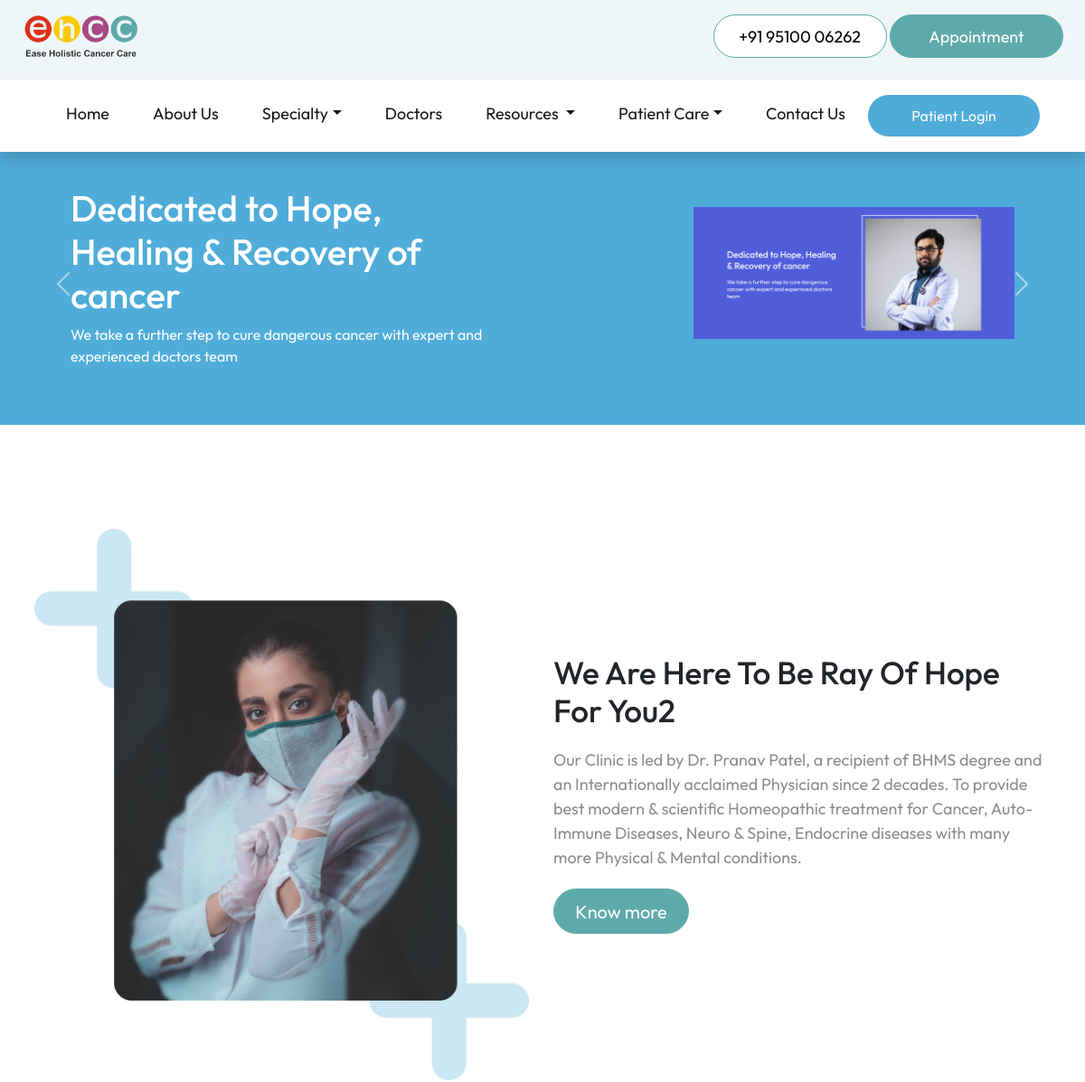
Before: / (upper part) with the older database file.
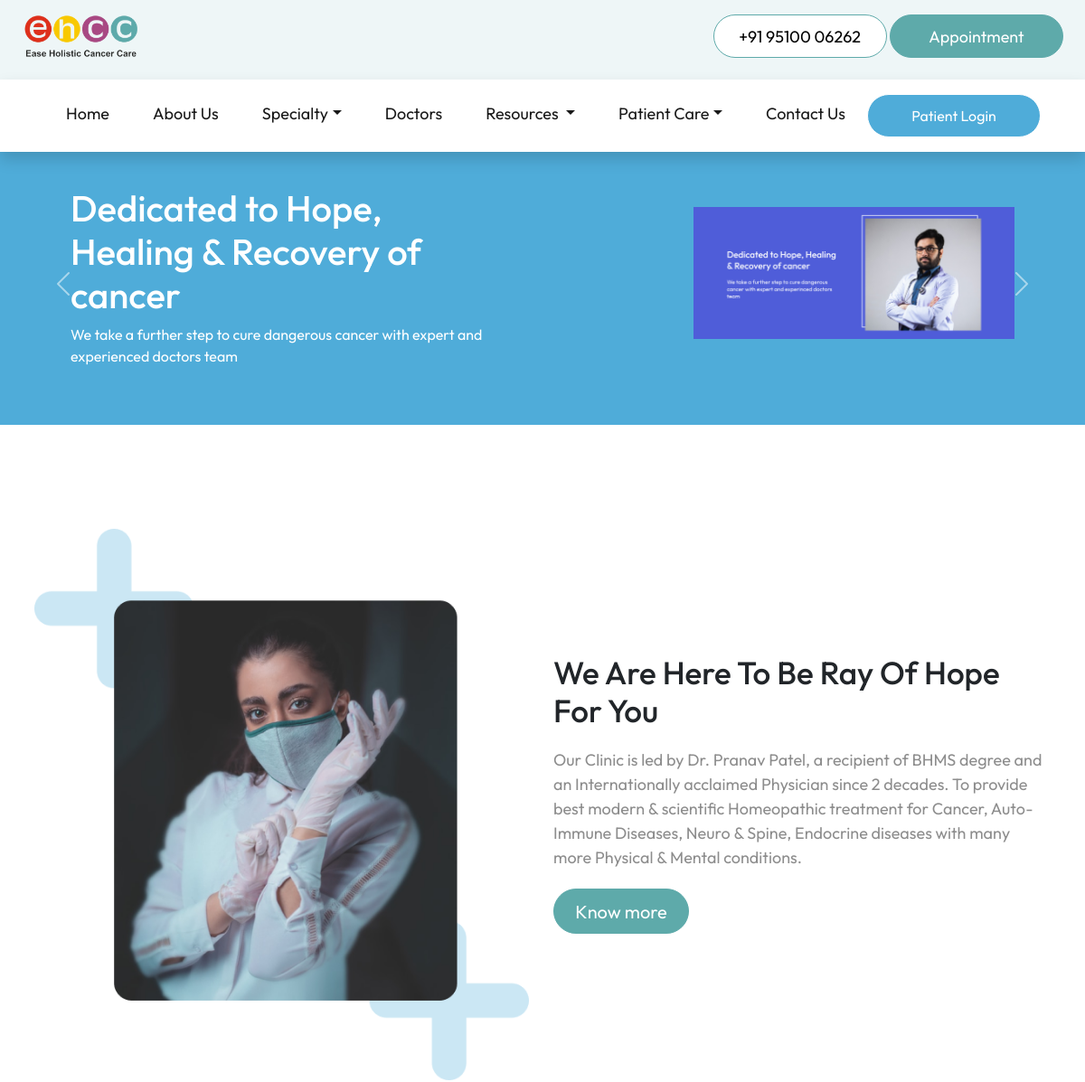
After: the same page with the newer database file.
### tables this page shows
CREATE TABLE "home_page" (
	"about_image"	TEXT,
	"about_heading"	TEXT,
	"about_description"	TEXT
);

### flask_app.py (the view)
@app.route('/')
def index():
    database_connection = sqlite3.connect(database_location)
    database_cursor = database_connection.cursor()
    slides = database_cursor.execute("SELECT * FROM home_carousel")
    slides = slides.fetchall()
    about = database_cursor.execute("SELECT * FROM home_page")
    about = about.fetchone()
    specialties = database_cursor.execute("SELECT * FROM specialty")
    specialties = specialties.fetchmany(6)
    statistics = database_cursor.execute("SELECT * FROM home_statistics")
    statistics = statistics.fetchall()
    doctor_data = database_cursor.execute("SELECT * FROM doctors")
    doctor_data = doctor_data.fetchall()
    testimonials = database_cursor.execute("SELECT * FROM testimonials")
    testimonials = testimonials.fetchall()
    faqs = database_cursor.execute("SELECT * FROM home_faq")
    faqs = faqs.fetchall()
    database_connection.commit()
    database_connection.close()
    return render_template('index.html',slides=slides, about=about, specialties=specialties, statistics=statistics, social_links=social_links, doctor_data=doctor_data, testimonials=testimonials, faqs=faqs, navbar_specialties=navbar_specialties, navbar_diseases=navbar_diseases)

### templates/index.html (shortened to what this page needs)
<!DOCTYPE html>
<html lang="en">
<head>
  <link rel="stylesheet" href="https://cdnjs.cloudflare.com/ajax/libs/slick-carousel/1.8.1/slick-theme.min.css"
 />
  <link rel="stylesheet" href="https://cdnjs.cloudflare.com/ajax/libs/slick-carousel/1.8.1/slick.min.css"
 />
  <link href="https://cdn.jsdelivr.net/npm/bootstrap@5.2.0/dist/css/bootstrap.min.css" rel="stylesheet"
>
  <link href="https://unpkg.com/aos@2.3.1/dist/aos.css" rel="stylesheet">
  <link rel="stylesheet" href="../static/stylesheets/common.css">
  <link rel="stylesheet" href="../static/stylesheets/index.css">
  <link rel="stylesheet" href="../static/stylesheets/mediaquery.css">
</head>
<body>
  {% include 'navbar.html' %}
  <div id="Carousel_mainpage" class="carousel slide py-5 mt-2" data-bs-ride="carousel">
    <div class="carousel-inner">
      {% for slide in slides %}
      <div class="carousel-item {% if loop.first %}active{% endif %}" data-bs-interval="4000">
        <div class="container">
          <div class="row justify-content-center align-items-center">
            <div class="col-lg-6 text-lg-end text-center order-lg-2 mb-4 px-5">
              <img src="{{slide[2]}}" class="w-75" alt="">
            </div>
            <div class="col-lg-6 text-white order-lg-1 px-5">
              <h1>
                {{slide[0]}}
              </h1>
              <p>
                {{slide[1]}}
              </p>
            </div>
          </div>
        </div>
      </div>
      {% endfor %}
    </div>
    <button class="carousel-control-prev" type="button" data-bs-target="#Carousel_mainpage" data-bs-slide="prev">
      <span class="carousel-control-prev-icon" aria-hidden="true"></span>
    </button>
    <button class="carousel-control-next" type="button" data-bs-target="#Carousel_mainpage" data-bs-slide="next">
      <span class="carousel-control-next-icon" aria-hidden="true"></span>
    </button>
  </div>
  <div class="about_sect py-2">
    <div class="container">
      <div class="row align-items-center row_about">
        <div class="col-lg-6 mb-3 order-lg-2 py-4">
          <div class="about_content mt-md-3 mt-sm-3 mt-xs-3 py-5" data-aos="fade-left" data-aos-duration="1000">
            <h2 class="text-capitalize">{{about[1]}}</h2>
            <p>{{about[2]}}</p>
            <a href="/about"> <button>Know more</button></a>
          </div>
        </div>
        <div class="col-lg-6 px-2 order-lg-1 mt-md-4 mt-sm-3 mt-xs-3" data-aos="fade-right" data-aos-duration="1000">
          <img src="{{about[0]}}" class="w-100" alt="">
        </div>
      </div>
    </div>
  </div>
</body>
</html>

Changed rows visible on the page:
changed home_page: about_heading "We Are Here To Be Ray Of Hope For You2" → "We Are Here To Be Ray Of Hope For You"
